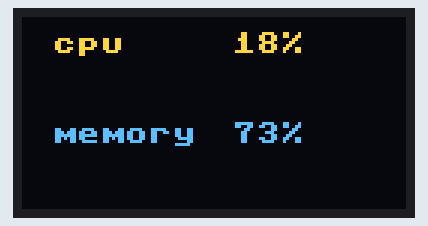
The program below on a simulated ESP32 board running MicroPython. Shown: 128×64 one-colour display. The OLED is the two-colour kind (top 16 rows yellow); random numbers come from a fixed seed; library files of the repository ran but are not shown: ssd1306.py.

Above: at 0.1 s.
At 4.5 s:
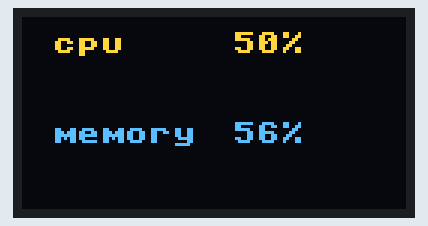
At 9.4 s:
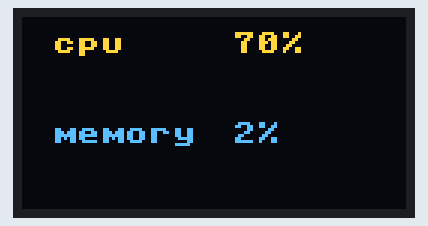
At 19.3 s:
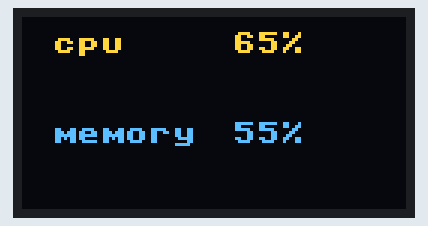
At 29.2 s:
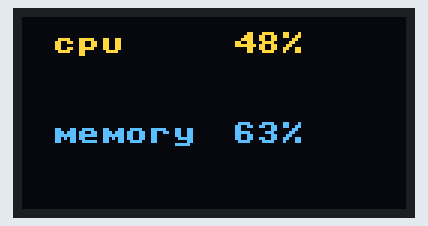
At 39.1 s:
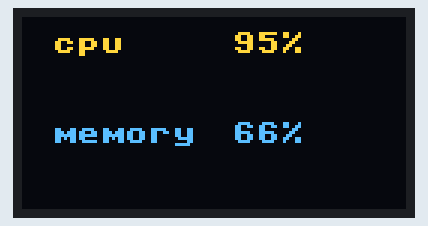

The program:

oled.py
```python
'''
深圳市普中科技有限公司（PRECHIN 普中）
技术支持：www.prechin.net
PRECHIN
 普中

实验名称：OLED液晶显示实验
接线说明：OLED(IIC)液晶模块-->ESP32 IO
         GND-->(GND)
         VCC-->(5V)
         SCL-->(18)
         SDA-->(23)

实验现象：程序下载成功后，OLED液晶屏显示字符信息

注意事项：

'''

#导入Pin模块
from machine import Pin
import time
# 软件i2c 模块
from machine import SoftI2C
# 硬件i2c 模块
from machine import  I2C
from ssd1306 import SSD1306_I2C  #I2C的oled选该方法
import random

#创建硬件I2C对象
#i2c=I2C(0,sda=Pin(19), scl=Pin(18), freq=400000)

#创建软件I2C对象
i2c = SoftI2C(sda=Pin(23), scl=Pin(18))
#创建OLED对象，OLED分辨率、I2C接口
oled = SSD1306_I2C(128, 64, i2c)


def show_info(cpu,memory):
    oled.fill(0)
    oled.show()
    oled.text("cpu",10,5,1)  #显示字符串
    oled.text(f'{cpu}%', 70,5,1)
    oled.text("memory",10,35,1)  #显示字符串
    oled.text(f'{memory}%', 70,35,1)
    oled.show()  #执行显示

#程序入口
if __name__=="__main__":
#     oled.fill(0)  #清空屏幕
#     oled.show()  #执行显示

#     oled.text("cpu",10,5,1)  #显示字符串
#     oled.text('33%', 70,5,1)
#     oled.text("memory",10,35,1)  #显示字符串
#     oled.text('99%', 70,35,1)
#     oled.show()  #执行显示


#     oled.pixel(10,20,1)  #显示一个像素点
#     oled.hline(0,10,100,1)  #画横线
#     oled.vline(120,0,30,1)  #画竖线
#     oled.line(10,40,100,60,1)  #画指定坐标直线
#     oled.rect(50,20,50,30,1)  #画矩形
#     oled.fill_rect(60,30,30,20,1)  #画填充矩形
#     oled.show()  #执行显示
#
#     time.sleep(2)
#     oled.fill(0)  #清空屏幕
#     oled.text("Hello World!",0,0,1)
#     oled.show()  #执行显示
#     time.sleep(1)
#
#     oled.scroll(10,0)  #指定像素X轴移动
#     oled.fill_rect(0,0,10,8,0)  #清除移动前显示区
#     oled.show()  #执行显示
#     time.sleep(1)
#
#     oled.scroll(0,10)  #指定像素Y轴移动
#     oled.fill_rect(0,0,128,10,0)  #清除移动前显示区
#     oled.show()  #执行显示
    while True:
        show_info(random.randint(1,100),random.randint(1,100))
        time.sleep_ms(500)
```

Measured:
- what the display in image 0 shows lasts 0.5 s, from 0.1 s to 0.6 s
